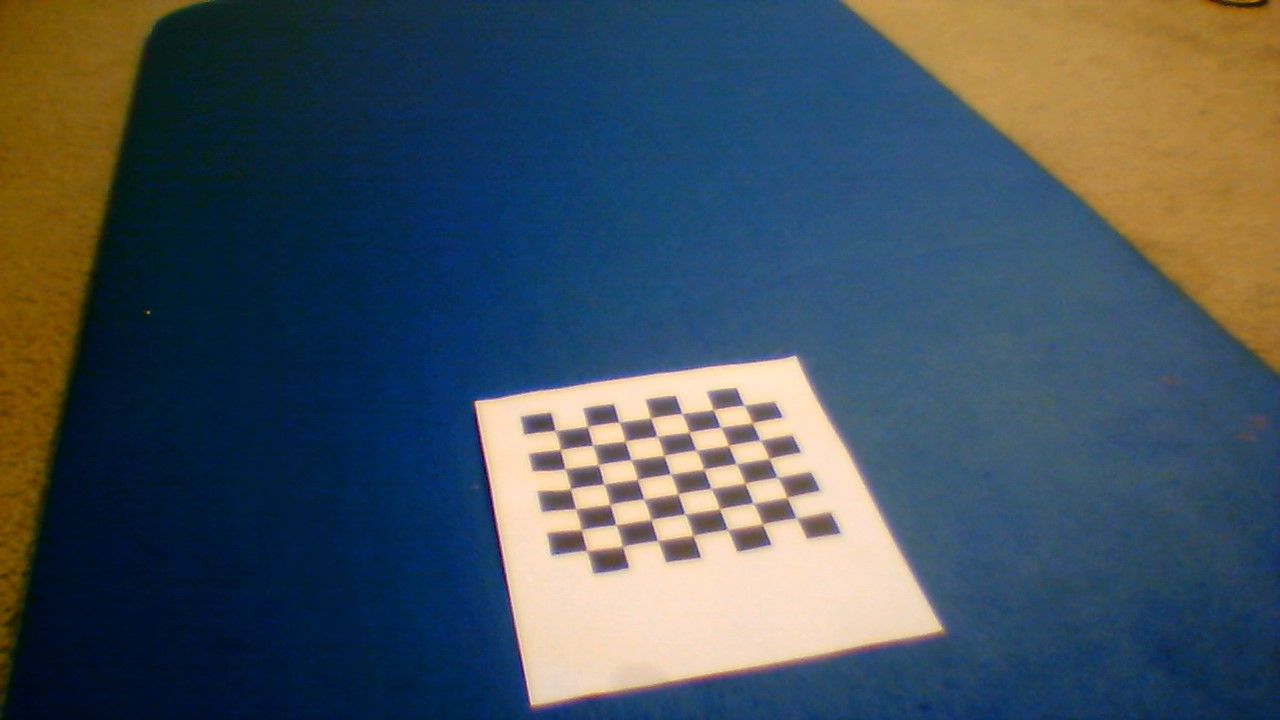
#> input picture two_camera_homography/test_2/checkerboard/l.jpg, 1280 x 720 px, found by its file name; the run also reads 1 picture not shown here
$ jupyter execute cameratransform_iou.ipynb
#> lines starting #> are read from the running program, lines starting #| are printed output that depends on the picture; after the words box and inside, x2 and y2 are one past the last pixel; in counts of white or black regions, pixels touching at a corner belong together; long printed decimals are rounded
[cell 1]
import cv2
import numpy as np
from matplotlib import pyplot as plt

### Load chessboard img from two camera ###
## Left camera ##
imgL = cv2.imread(r'C:\Users\khan1\Desktop\Projective_transform\two_camera_homography\test_2\checkerboard\l.jpg')
#> imgL is the input picture: shape (720, 1280, 3); mean B, G, R 91.7, 81.5, 67.9
## right camera ##
imgR = cv2.imread(r'C:\Users\khan1\Desktop\Projective_transform\two_camera_homography\test_2\checkerboard\r.jpg')
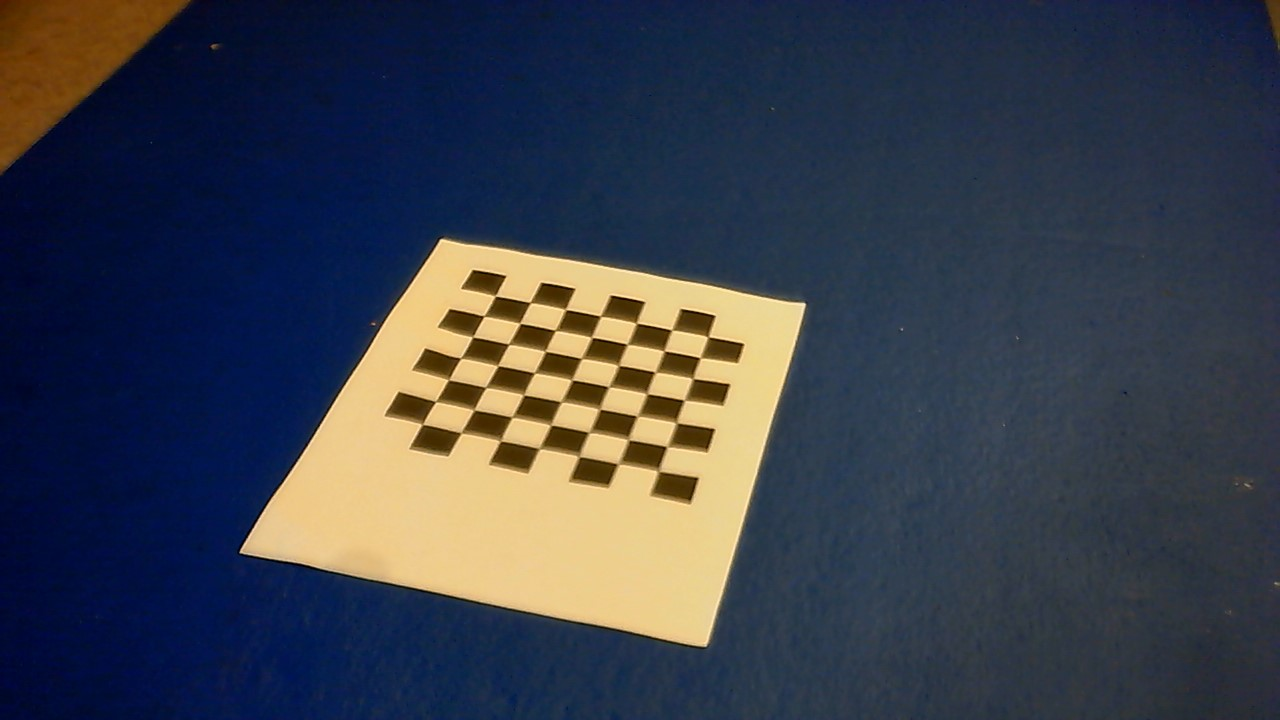
#> input picture two_camera_homography/test_2/checkerboard/r.jpg, 1280 x 720 px, found by its file name
#> imgR is the input picture: shape (720, 1280, 3); mean B, G, R 74.8, 63.1, 57.8

# [7 lines of commented-out code are left out]

greyL = cv2.cvtColor(imgL, cv2.COLOR_BGR2GRAY)
greyR = cv2.cvtColor(imgR, cv2.COLOR_BGR2GRAY)
print(greyL.shape)
#| (720, 1280)

plt.imshow(cv2.cvtColor(greyL, cv2.COLOR_BGR2RGB),interpolation='nearest')
plt.title("Left: Camera 1 img")
plt.show()

plt.imshow(cv2.cvtColor(greyR, cv2.COLOR_BGR2RGB))
plt.title("Right: Camera 2 img")
plt.show()


### find corners for each img ###
retL, cornersL = cv2.findChessboardCorners(greyL, (7,7), None) # change (9,6) value based on  checkerboard image
#> retL = True; cornersL = 49 rows, first 8: [746.5, 406.5], [751.7, 422.2], [762.5, 441], [769, 458.5], [779.5, 479], [788.5, 497.5], [797.4, 520], [715, 410]
retR, cornersR = cv2.findChessboardCorners(greyR, (7,7), None)
#> retR = True; cornersR = 49 rows, first 8: [708.1, 337.1], [699.9, 358.2], [692.7, 379.1], [683.8, 400.6], [676.7, 423.5], [666.2, 446.7], [659, 469.5], [671.4, 330.2]

# [4 lines of commented-out code are left out]


### Estimate homography ###
H, status = cv2.findHomography(cornersL, cornersR)
#> H = [[0.891, -0.81, 333.2], [0.303, 0.982, -306.1], [-0.000112, 7.04e-05, 1]]; status = 49 values, max 1 at index 0, min 0 at index 8, mean 0.939
print("Homography matrix between camera 1 and 2, H: ")
print(H)
#| [[ 8.90779756e-01 -8.09917728e-01  3.33181435e+02]
#|  [ 3.03392241e-01  9.82382974e-01 -3.06084189e+02]
#|  [-1.12467846e-04  7.04379998e-05  1.00000000e+00]]


# [warp-chessboard]
imgL_warp = cv2.warpPerspective(imgL, H, (imgL.shape[1], imgL.shape[0]))
# [warp-chessboard]
plt.imshow(imgL_warp)
plt.title("Transformed img 1")
plt.show()


img_draw_warp = cv2.hconcat([imgL_warp,imgR])
plt.imshow(img_draw_warp)
plt.title("Desired chessboard view: wraped camera 1 view to camera 2 view")
plt.show()


### Show which points matched
cornersL = cornersL.tolist()
#> cornersL = 49 items
cornersL = [a[0] for a in cornersL]
#> cornersL = 49 pairs, first value 557.5 to 797.4, second value 406.5 to 551
#print(corners1)


#original points in img 2
cornersR = cornersR.tolist()
#> cornersR = 49 items
cornersR = [a[0] for a in cornersR]
#> cornersR = 49 pairs, first value 422.2 to 708.1, second value 296 to 469.5
# print("original points in img 2")
# print(corners2)

reproject_points = []
# [compute-transformed-corners]
img_draw_matches = cv2.hconcat([imgL, imgR])
for i in range(len(cornersL)):
    pt1 = np.array([cornersL[i][0], cornersL[i][1], 1])
    #print(pt1)
    pt1 = pt1.reshape(3, 1)
    pt2 = np.dot(H, pt1)
    pt2 = pt2/pt2[2]
    reproject_points.append(pt2)

    end = (int(imgL.shape[1] + pt2[0]), int(pt2[1]))
    COLORS = (np.random.randint(0,255), np.random.randint(0,255), np.random.randint(0,255))
    cv2.line(img_draw_matches, tuple([int(j) for j in cornersL[i]]), end, COLORS, 2)
#> this loop made 49 passes
#> (pt1, pt2, end, COLORS) on passes 1 to 6: ([746.5, 406.5, 1], [708.1, 338.5, 1], (1988, 338), (172, 47, 117)), ([751.7, 422.2, 1], [699.2, 356.2, 1], (1979, 356), (192, 67, 251)), ([762.5, 441, 1], [693.1, 379.2, 1], (1973, 379), (195, 103, 9)), ([769, 458.5, 1], [683.9, 399.3, 1], (1963, 399), (211, 21, 242)), ([779.5, 479, 1], [676.1, 423.8, 1], (1956, 423), (36, 87, 70)), ([788.5, 497.5, 1], [668.5, 445.8, 1], (1948, 445), (216, 88, 140))
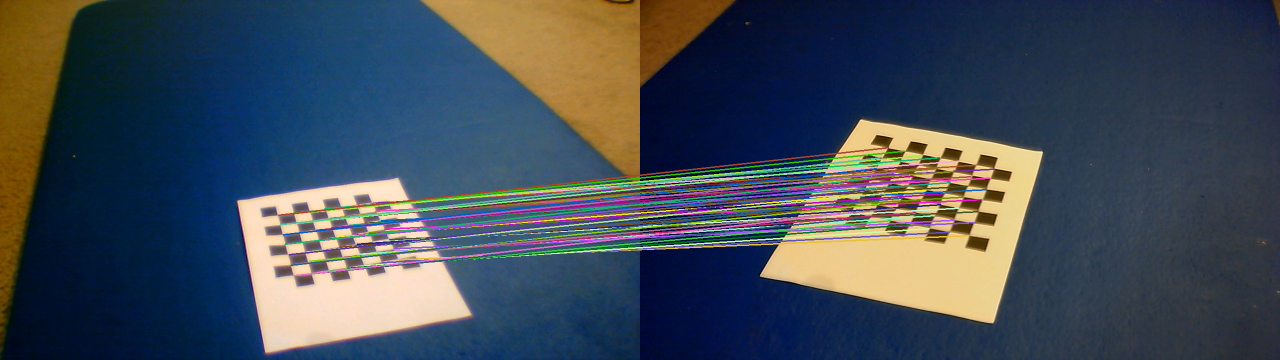
#> img_draw_matches: shape (720, 2560, 3) (shown at 1/2 size); mean B, G, R 84.9, 74.5, 65.2
#> after the loop, reproject_points = 49 items, first 6: [708.1, 338.5, 1], [699.2, 356.2, 1], [693.1, 379.2, 1], [683.9, 399.3, 1], [676.1, 423.8, 1], [668.5, 445.8, 1]

# print(reproject_points)
plt.imshow(cv2.cvtColor(img_draw_matches, cv2.COLOR_BGR2RGB))
plt.title("Matched points")
plt.show()

#### Draw BB and plot

[cell 2]
## Draw BB over weed img ###
#Load original image, in real case it will video frame
img_leftcam = cv2.imread(r'C:\Users\khan1\Desktop\Projective_transform\two_camera_homography\test_2\center\tooclose_left.jpg')
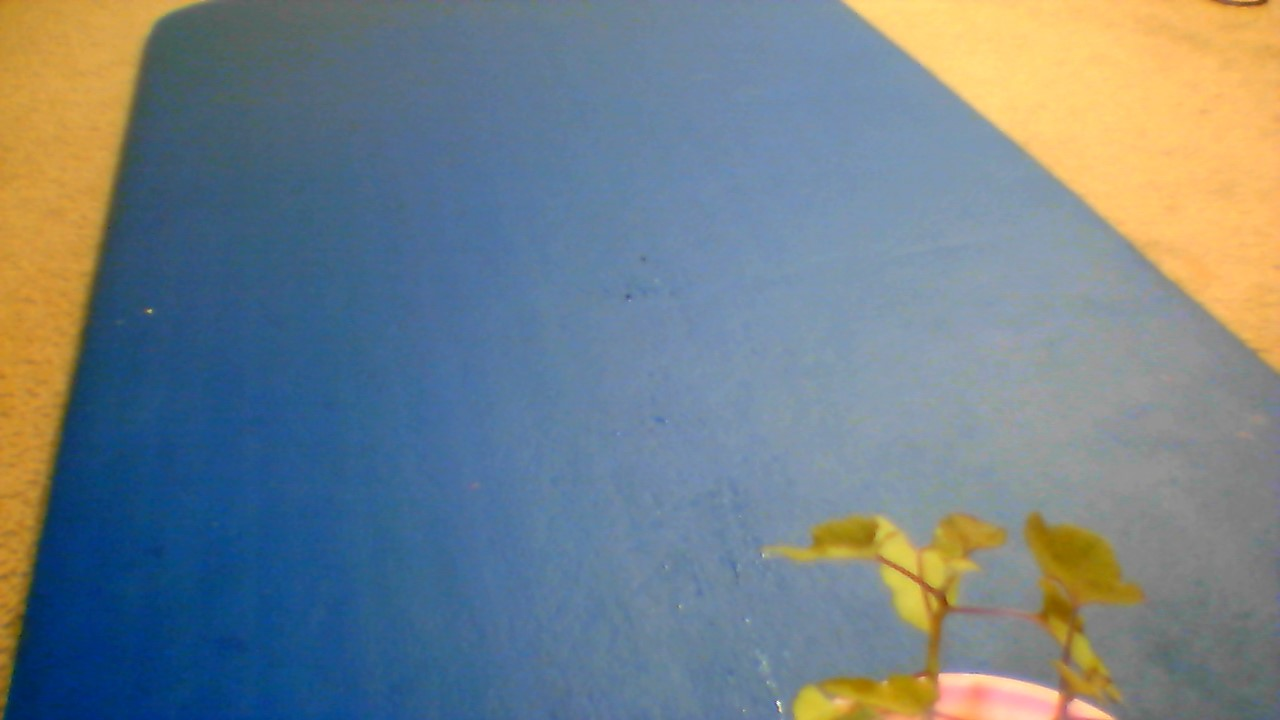
#> input picture two_camera_homography/test_2/center/tooclose_left.jpg, 1280 x 720 px, found by its file name
#> img_leftcam is the input picture: shape (720, 1280, 3); mean B, G, R 135.3, 128.6, 115.2
height = img_leftcam.shape[0]
width = img_leftcam.shape[1]
print("height",height,"width",width)
#| height 720 width 1280
plt.imshow(cv2.cvtColor(img_leftcam, cv2.COLOR_BGR2RGB))
plt.show()

pix_x = 500
pix_y = 350

print("Left Camera BB ::")
clone_leftcam = img_leftcam.copy()
LstartX, LstartY = 700,360
LendX, LendY = LstartX+pix_x,LstartY+pix_y
cv2.rectangle(clone_leftcam, (LstartX, LstartY), (LendX, LendY),(255, 255, 255), 10)
#> clone_leftcam: shape (720, 1280, 3); 2.02% of pixels changed, all inside (x1, y1, x2, y2) = (695, 355, 1206, 716)
plt.imshow(cv2.cvtColor(clone_leftcam, cv2.COLOR_BGR2RGB))
plt.show()


## Right cam
img_rightcam = cv2.imread(r'C:\Users\khan1\Desktop\Projective_transform\two_camera_homography\test_2\center\tooclose_right.jpg')
height = img_rightcam.shape[0]
width = img_rightcam.shape[1]
print("height",height,"width",width)
#| height 720 width 1280
plt.imshow(cv2.cvtColor(img_rightcam, cv2.COLOR_BGR2RGB))
plt.show()

print("Right Camera BB ::")
clone_rightcam = img_rightcam.copy()
RstartX, RstartY = 0,350
RendX, RendY = RstartX+pix_x, RstartY+pix_y
cv2.rectangle(clone_rightcam, (RstartX, RstartY), (RendX, RendY),(0, 0, 255), 10)
#> clone_rightcam: shape (720, 1280, 3); mean B, G, R 101.1, 99.1, 98.9
#cv2.rectangle(clone_rightcam, (LstartX, LstartY), (LendX, LendY),(255, 255, 255), 10)
plt.imshow(cv2.cvtColor(clone_rightcam, cv2.COLOR_BGR2RGB))
plt.show()

## plot 2 BB ##
copy_rightcam = clone_rightcam.copy()
cv2.rectangle(copy_rightcam, (LstartX, LstartY), (LendX, LendY),(255, 255, 255), 10)
#> copy_rightcam: shape (720, 1280, 3); mean B, G, R 104, 102, 101.8
plt.imshow(cv2.cvtColor(copy_rightcam, cv2.COLOR_BGR2RGB))
plt.show()

#### Transform Left Camera BB with corner point value and H matrix

[cell 3]
H_cam = H
#> H_cam has the same summary as H

## For left image ##
print("BB points after projection")
print("multiply each WHITE (left cam) bb corner point with H matrix to get white bb corner points")
print("Top left:")
point_start = np.array([LstartX,LstartY,1])
new_point_start = np.matmul(H_cam,point_start)
#> new_point_start = [665.2, 259.9, 0.947]
new_point_start_norm_TL = np.around(new_point_start/new_point_start[2],decimals = 1)
#> new_point_start_norm_TL = [702.7, 274.6, 1]
print(new_point_start_norm_TL )
#| [702.7 274.6   1. ]

print("Top right:")
point_start = np.array([LstartX + pix_x,LstartY,1])
new_point_start = np.matmul(H_cam,point_start)
#> new_point_start = [1110.5, 411.6, 0.89]
new_point_start_norm_TR = np.around(new_point_start/new_point_start[2], decimals = 1)
#> new_point_start_norm_TR = [1247.3, 462.3, 1]
print(new_point_start_norm_TR )
#| [1.2473e+03 4.6230e+02 1.0000e+00]

print("Bottom left:")
point_start = np.array([LstartX,LstartY + pix_y,1])
new_point_start = np.matmul(H_cam,point_start)
#> new_point_start = [381.7, 603.8, 0.971]
new_point_start_norm_BL = np.around(new_point_start/new_point_start[2], decimals = 1)
#> new_point_start_norm_BL = [393, 621.6, 1]
print(new_point_start_norm_BL )
#| [393.  621.6   1. ]

print("bottom right")
point_end = np.array([LstartX + pix_x,LstartY + pix_y,1])
new_point_end = np.matmul(H_cam,point_end)
#> new_point_end = [827.1, 755.5, 0.915]
new_point_end_norm_BR = np.around(new_point_end/new_point_end[2],decimals = 1)
#> new_point_end_norm_BR = [903.9, 825.6, 1]
print(new_point_end_norm_BR )
#| [903.9 825.6   1. ]

#### Plot the transformed BB for Left camera

[cell 4]
# [warp-camera-img]
leftcam_warp = cv2.warpPerspective(clone_leftcam, H_cam, (img_leftcam.shape[1], img_leftcam.shape[0]))
leftcam_warp = cv2.cvtColor(leftcam_warp, cv2.COLOR_BGR2RGB)
# plt.imshow(cv2.cvtColor(leftcam_warp, cv2.COLOR_BGR2RGB))
# plt.show()


img_draw_warp = cv2.hconcat([leftcam_warp,cv2.cvtColor(clone_rightcam, cv2.COLOR_BGR2RGB)])
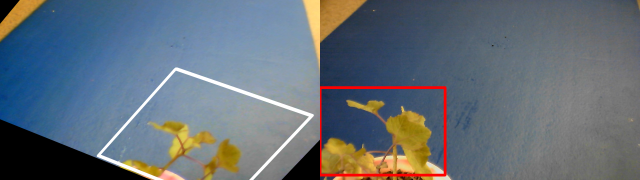
#> img_draw_warp: shape (720, 2560, 3) (shown at 1/4 size); mean R, G, B 99.2, 109.2, 118.6
plt.imshow(img_draw_warp)
#plt.title("Desired view: wraped camera 1 view to camera 2 view")
plt.show()

# [9 lines of commented-out code are left out]
copy_rightcam = clone_rightcam.copy()
pts = np.array([[new_point_start_norm_TL[0], new_point_start_norm_TL[1]],[new_point_start_norm_BL[0], new_point_start_norm_BL[1]],  #top left, bottom left
                [new_point_end_norm_BR[0], new_point_end_norm_BR[1]], [new_point_start_norm_TR[0], new_point_start_norm_TR[1]]], #bottom right, top right
               np.int32)
#> pts = [[702, 274], [393, 621], [903, 825], [1247, 462]]

pts = pts.reshape((-1, 1, 2))
isClosed = True
copy_rightcam = cv2.polylines(copy_rightcam, [pts],isClosed, (255, 255, 255), 10)
#> copy_rightcam: shape (720, 1280, 3); mean B, G, R 103.9, 101.9, 101.7
plt.imshow(cv2.cvtColor(copy_rightcam, cv2.COLOR_BGR2RGB))
plt.show()

### IoU calculation

[cell 5]
### IoU calculation using shapely linbrary ###
from shapely.geometry import Polygon

red_bb = Polygon([[RstartX,RstartY], [RstartX,RstartY + pix_y], [RstartX + pix_x,RstartY + pix_y], [RstartX + pix_x,RstartY]]) #Top left, bottom left, bottom right, top right

white_bb = Polygon([[LstartX,LstartY], [LstartX,LstartY + pix_y], [LstartX + pix_x,LstartY + pix_y], [LstartX + pix_x,LstartY]])

white_bb_transform = Polygon([[new_point_start_norm_TL[0], new_point_start_norm_TL[1]],[new_point_start_norm_BL[0], new_point_start_norm_BL[1]],  #top left, bottom left
                [new_point_end_norm_BR[0], new_point_end_norm_BR[1]], [new_point_start_norm_TR[0], new_point_start_norm_TR[1]]])

iou_before = red_bb.intersection(white_bb).area / red_bb.union(white_bb).area

print("IoU before transformation:")
print(iou_before)

iou_transform = red_bb.intersection(white_bb_transform).area / red_bb.union(white_bb_transform).area
#> iou_transform = 0.0208

print("IoU after transformation:")
print(iou_transform)
#| 0.02083

[cell 6]
### Alternatively Image with BB can be uploaded after BB is created from Detector ###
###  "C:\Users\khan1\Desktop\Projective_transform\classification_to_detect_only_correct_label.ipynb" ###


### Load weed image ###
# [32 lines of commented-out code are left out]

[cell 7]
plt.rcParams["font.weight"] = "bold"
plt.rcParams["axes.labelweight"] = "bold"


names = ['too close', 'close', 'far', 'too far']
iou_before = [0, 1.8, 14.7, 40]
iou_transform = [2.1,15.8,25.1,43.2]
label = ["IoU before transformation","IoU after transformation"]

plt.plot(names,iou_before,'r--',label="IoU before transformation")
plt.plot(names,iou_transform,'b--',label="IoU after transformation")
plt.legend(label)
plt.title('BB size: x = 500 pix, y = 350 pix',fontweight="bold")
plt.xlabel('weed position from camera')
plt.ylabel('IoU overlap %')
plt.show()

[cell 8]
plt.rcParams["font.weight"] = "bold"
plt.rcParams["axes.labelweight"] = "bold"


names = ['close', 'far', 'too far']
iou_before = [0, 9.1, 35.2]
iou_transform = [6.2,13.5,35.7]
label = ["IoU before transformation","IoU after transformation"]

plt.plot(names,iou_before,'r--',label="IoU before transformation")
plt.plot(names,iou_transform,'b--',label="IoU after transformation")
plt.legend(label)
plt.title('BB size: x = 450 pix, y = 300 pix',fontweight="bold")
plt.xlabel('weed position from camera')
plt.ylabel('IoU overlap %')
plt.show()

### Error condition evaluation for Fuzzy fusion

#### (Scenario 1) Both BB at same y position but wrong x position

[cell 9]
## Draw BB over weed img ###
#Load original image, in real case it will video frame
img_leftcam = cv2.imread(r'C:\Users\khan1\Desktop\Projective_transform\two_camera_homography\test_2\center\tooclose_left.jpg')
height = img_leftcam.shape[0]
width = img_leftcam.shape[1]
print("height",height,"width",width)
#| height 720 width 1280
plt.imshow(cv2.cvtColor(img_leftcam, cv2.COLOR_BGR2RGB))
plt.show()

pix_x = 500
pix_y = 350

print("Left Camera BB ::")
clone_leftcam = img_leftcam.copy()
LstartX, LstartY = 500,360
LendX, LendY = LstartX+pix_x,LstartY+pix_y
cv2.rectangle(clone_leftcam, (LstartX, LstartY), (LendX, LendY),(255, 255, 255), 10)
#> clone_leftcam: shape (720, 1280, 3); 2.02% of pixels changed, all inside (x1, y1, x2, y2) = (495, 355, 1006, 716)
plt.imshow(cv2.cvtColor(clone_leftcam, cv2.COLOR_BGR2RGB))
plt.show()


## Right cam
img_rightcam = cv2.imread(r'C:\Users\khan1\Desktop\Projective_transform\two_camera_homography\test_2\center\tooclose_right.jpg')
height = img_rightcam.shape[0]
width = img_rightcam.shape[1]
print("height",height,"width",width)
#| height 720 width 1280
plt.imshow(cv2.cvtColor(img_rightcam, cv2.COLOR_BGR2RGB))
plt.show()

print("Right Camera BB ::")
clone_rightcam = img_rightcam.copy()
RstartX, RstartY = 0,350
RendX, RendY = RstartX+pix_x, RstartY+pix_y
cv2.rectangle(clone_rightcam, (RstartX, RstartY), (RendX, RendY),(0, 0, 255), 10)
#cv2.rectangle(clone_rightcam, (LstartX, LstartY), (LendX, LendY),(255, 255, 255), 10)
plt.imshow(cv2.cvtColor(clone_rightcam, cv2.COLOR_BGR2RGB))
plt.show()

## plot 2 BB ##
copy_rightcam = clone_rightcam.copy()
cv2.rectangle(copy_rightcam, (LstartX, LstartY), (LendX, LendY),(255, 255, 255), 10)
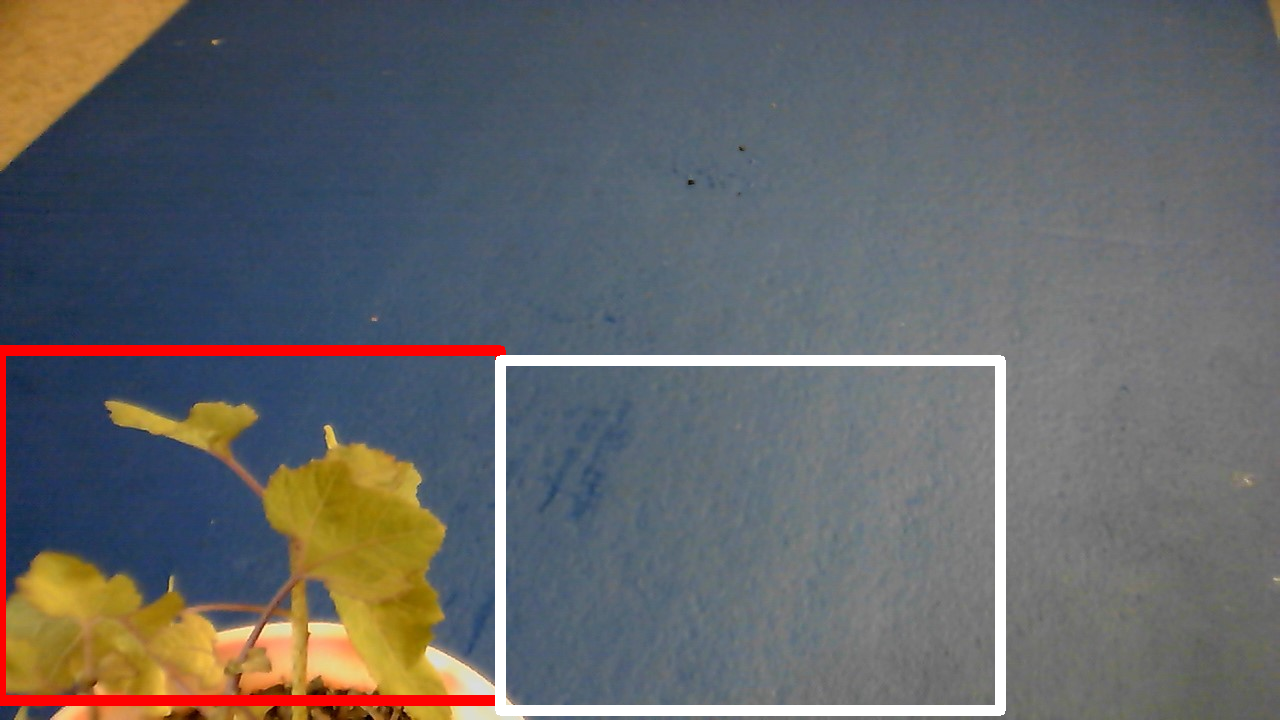
#> copy_rightcam: shape (720, 1280, 3); mean B, G, R 104.4, 102.4, 101.2
plt.imshow(cv2.cvtColor(copy_rightcam, cv2.COLOR_BGR2RGB))
plt.show()

H_cam = H

## For left image ##
print("BB points after projection")
print("multiply each WHITE (left cam) bb corner point with H matrix to get white bb corner points")
print("Top left:")
point_start = np.array([LstartX,LstartY,1])
new_point_start = np.matmul(H_cam,point_start)
#> new_point_start = [487, 199.3, 0.969]
#> (the rest of the program and of its run is left out)
